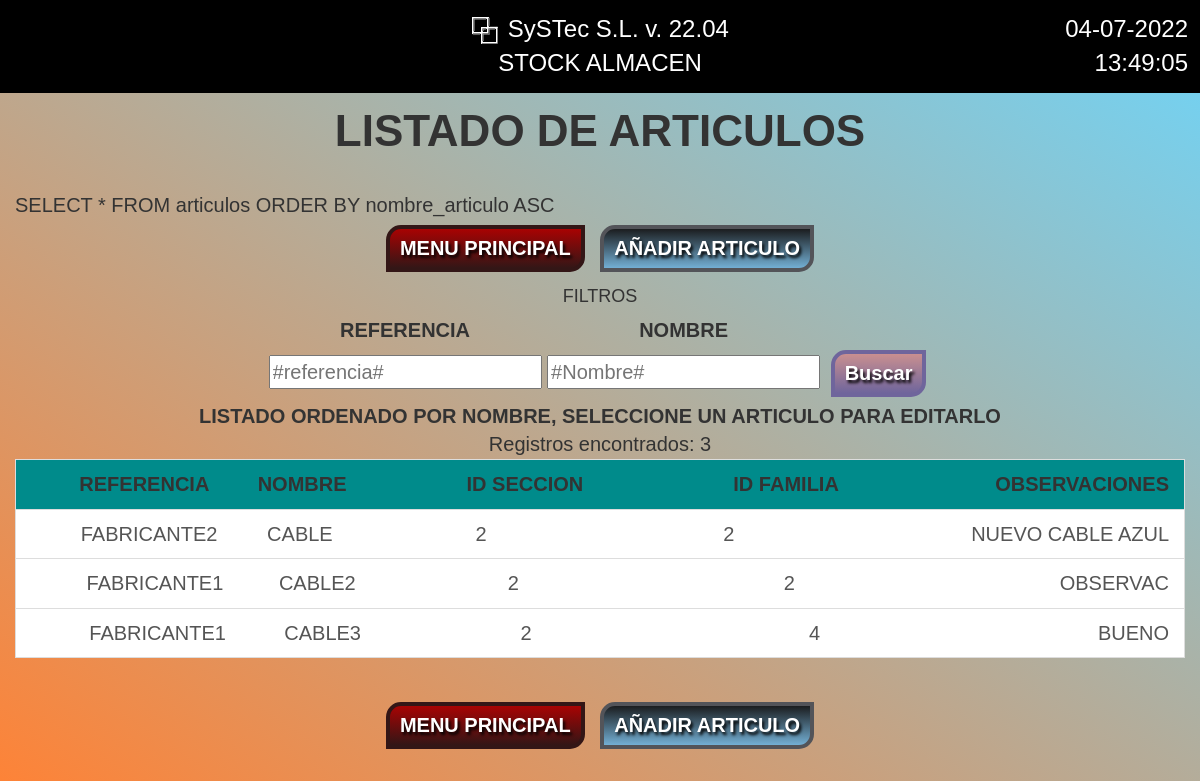
The page /articulos.php on the database its author committed.
### tables this page shows
CREATE TABLE IF NOT EXISTS `articulos` (
  `id` mediumint(8) UNSIGNED NOT NULL AUTO_INCREMENT,
  `id_seccion` mediumint(9) NOT NULL,
  `id_familia` mediumint(9) NOT NULL,
  `id_grupo` int(11) NOT NULL,
  `codigo` mediumint(9) NOT NULL,
  `nombre_articulo` varchar(50) DEFAULT NULL,
  `id_fabricante` mediumint(9) NOT NULL,
  `referencia_fabricante` char(50) DEFAULT NULL,
  `descripcion_fabricante` char(50) DEFAULT NULL,
  `ruta_foto` text,
  `observaciones` char(40) DEFAULT NULL,
  `propiedad1` text,
  `propiedad2` text,
  `propiedad3` text,
  `propiedad4` text,
  `propiedad5` text,
  `propiedad6` text,
  `propiedad7` text,
  `propiedad8` text,
  `propiedad9` text,
  `propiedad10` text,
  `propiedad11` text,
  PRIMARY KEY (`id`)
);

### modulos/datosBD.php (called while the page is built, shortened)
<?php
    function conectarBD(){
        try{
            $cn = new PDO(DB_PDO_CONNECTION, DB_USER, DB_PASSWORD);
            $cn->setAttribute(PDO::ATTR_ERRMODE, PDO::ERRMODE_EXCEPTION);
            $cn->setAttribute(PDO::ATTR_EMULATE_PREPARES, false);
            return $cn;
        }catch(Exception $e){
            echo "ConectarBD: ".$e->getMessage();
            return null;
        }
    }
    function consultaListadoSQL($ConsultaSQL){
        try {
            $cn = conectarBD();
            $resultado = $cn->query($ConsultaSQL);
            $resultado->setFetchMode(PDO::FETCH_ASSOC);
            $listado = $resultado->fetchAll();
            return $listado;
        }catch(Exception $e){
            echo "consultaListadoSQL: ".$e->getMessage();
            return null;
        }
    }
?>

### articulos.php (the view, shortened to what this page needs)
<?php
require_once("modulos/datosBD.php");
require_once("modulos/html.php");
if (isset($_POST["opcion"])) {
    $cuerpo = menuOpciones();
} else if (isset($_GET["id"])) {
    $cuerpo = mostrarRegistro("MOSTRAR");
} else {
    $cuerpo = mostrarListado();
}
$estiloContenedor = "container-fluid";
mostrarHTML();
function recuperarDatosPOST()
{
    $CURSOR = iniciarCampos();
    $CURSOR["f_referencia"]             = isset($_POST["f_referencia"])         ? $_POST["f_referencia"] : "";
    $CURSOR["f_nombre"]                 = isset($_POST["f_nombre"])             ? $_POST["f_nombre"]     : "";
    $CURSOR["id"]                       = isset($_GET["id"])                    ? $_GET["id"]               : 0;
    $CURSOR["referencia_fabricante"]    = isset($_POST["referencia_fabricante"])? $_POST["referencia_fabricante"]   : "";
    $CURSOR["nombre_articulo"]          = isset($_POST["nombre_articulo"])      ? $_POST["nombre_articulo"]         : "";
    $CURSOR["id_seccion"]               = isset($_POST["id_seccion"])           ? $_POST["id_seccion"]              : "";
    $CURSOR["id_familia"]               = isset($_POST["id_familia"])           ? $_POST["id_familia"]              : "";
    $CURSOR["observaciones"]            = isset($_POST["observaciones"])        ? $_POST["observaciones"]           : "";
    return $CURSOR;
}
function iniciarCampos()
{
    $CURSOR["f_referencia"]      = "";
    $CURSOR["f_nombre"]   = "";
    $CURSOR["id"]                       = "";
    $CURSOR["referencia_fabricante"]    = "";
    $CURSOR["nombre_articulo"]          = "";
    $CURSOR["id_seccion"]               = "";
    $CURSOR["id_familia"]               = "";
    $CURSOR["observaciones"]            = "";
    return $CURSOR;
}
function mostrarListado()
{
    try {
        $filtro = formarFiltro();
        $CURSOR = recuperarDatosPOST();
        $titulo = "LISTADO DE ARTICULOS";
        $ConsultaSQL = "SELECT * FROM articulos {$filtro} ORDER BY nombre_articulo ASC";
        $listado = consultaListadoSQL($ConsultaSQL);
        $listado_articulos = Listado_Sencillo($listado);
        $texto = <<<EOF
                <br>
				{$ConsultaSQL}
                <center>
                    <input type="submit" name="opcion" value="MENU PRINCIPAL" class="btn-cancelar" />
                    <input type="submit" name="opcion" value="AÑADIR ARTICULO" class="btn-normal" />
                </center>
                <div class="centrado">
                    <h4 class="texto-destacado">FILTROS</h4>
                    <div class="borde-sombra">
                        <div class="caja-en-linea">
                            <p class="negrita">REFERENCIA</p>
                            <input type="text" title="Introduzca la referencia o parte de el" id="f_referencia" name="f_referencia" placeholder="#referencia#" value="{$CURSOR["f_referencia"]}">
                        </div>
                        <div class="caja-en-linea">
                            <p class="negrita">NOMBRE</p>
                            <input type="text" title="Introduzca el nombre o parte de el" id="f_nombre" name="f_nombre" placeholder="#Nombre#" value="{$CURSOR["f_nombre"]}">
                        </div>
                        <div class="btn-group ficha-detalle" role="group">
                            <button type="submit" id="opcion" name="opcion" class="btn-buscar" value="F_SUBMIT">
                            Buscar
                            </button>
                        </div>
                    <div class="centrado negrita">
                        LISTADO ORDENADO POR NOMBRE, SELECCIONE UN ARTICULO PARA EDITARLO
                    </div>
                    {$listado_articulos}
                    <p class="clearfix"></p>
                </div>
                <p class="clearfix"></p>
                <center>
                    <input type="submit" name="opcion" value="MENU PRINCIPAL" class="btn-cancelar" />
                    <input type="submit" name="opcion" value="AÑADIR ARTICULO" class="btn-normal" />
                </center>
EOF;
        return $texto;
    } catch (Exception $e) {
        return "Mostrar Listado: " . $e->getMessage();
    }
}
function Listado_Sencillo($listado)
{
    $lista = "";
    $num_registros = "Registros encontrados: 0";
    if (!empty($listado)) {
        $num_registros = "Registros encontrados: " . count($listado);
        foreach ($listado as $fila) {
            $id = $fila["id"];
            $referencia = $fila["referencia_fabricante"];
            $nombre = $fila["nombre_articulo"];
            $id_seccion = $fila["id_seccion"];
            $id_familia = $fila["id_familia"];
            $observaciones = $fila["observaciones"];
            $lista .= <<<EOF
                    <a href="?id={$id}" class="list-group-item resaltar_link">
                        <table class="ancho-total" >
                            <tr>
                                <td class="centrado" width="300">{$referencia}</td>
                                <td class="izquierda truncate" width="300">{$nombre}</td>
                                <td class="izquierda truncate" width="400">{$id_seccion}</td>
                                <td class="izquierda truncate" width="400">{$id_familia}</td>
                                <td class="izquierda truncate" width="*">{$observaciones}</td>
                            </tr>
                        </table>
                    </a>
EOF;
        }
    }
    return <<<EOF
            {$num_registros}
            <div class="list-group-item fondo-cyan-oscuro">
                <table class="ancho-total">
                    <tr class="">
                        <th class="centrado" width="300">REFERENCIA</th>
                        <th class="izquierda" width="300">NOMBRE</th>
                        <th class="izquierda" width="400">ID SECCION</th>
                        <th class="izquierda" width="400">ID FAMILIA</th>
                        <th class="izquierda" width="*">OBSERVACIONES</th>
                    </tr>
                </table>
            </div>
            {$lista}
EOF;
}
function formarFiltro()
{
    $CURSOR = recuperarDatosPOST();
    $texto = "";
    $a_filtro = array();
    return $texto;
}

### modulos/html.php (shortened to what this page needs)
<?php
    $titulo = "";
    $cuerpo = "";
    $estiloContenedor = "";
    $formSubmit = "";
    $javaScripts = "";
    $scriptsExtras = "";
    function mostrarHTML() {
        try {
            global $menu, $pagina, $titulo, $estiloContenedor,
                    $cuerpo, $formSubmit, $locationSubmit,
                    $javaScripts, $scriptsExtras, $ruta_cabecera;
            if($ruta_cabecera == "../") {
                $ruta = $ruta_cabecera;
            } else {
                $ruta = "";
            }
            $version_title = "STOCK ALMACEN - v. 2022.04";
            $version_app = "SySTec S.L. v. 22.04";
            $nom= "STOCK ALMACEN";
            $dia_sistema = date("d-m-Y");
            $hora_sistema = date("H:i:s");
            echo <<<EOF
<!DOCTYPE html>
<html lang="es">
    <head>
        <link rel="icon" href="{$ruta}res/favicon.ico">
        <title>{$version_title}</title>
        <link rel="stylesheet" href="{$ruta}jquery-ui-1.12.1/jquery-ui.min.css">
        <link rel="stylesheet" href="{$ruta}jquery-confirm-3.3.4/jquery-confirm.min.css">
        <link rel="stylesheet" href="{$ruta}jquery-editable-select-2.2.5/jquery-editable-select.min.css">
        <link rel="stylesheet" href="{$ruta}bootstrap-3.3.7/css/bootstrap.min.css">
        <link rel="stylesheet" href="{$ruta}css/estilos.css">
    </head>
    <body>
        <form id="formulario" name="formulario" method="post" action="{$formSubmit}">
            <div class="cabecera">
                <div class="container-fluid">
                    <div class="row">
                        <div class="col-sm-2 quitar-padding">
                        </div>
                        <div class="col-sm-8 quitar-padding centrado">
                            <span><img src="{$ruta}res/logo-inverso.png" class="imagen-logo"/></span> {$version_app}<br>
                            {$nom}
                        </div>
                        <div class="col-sm-2 quitar-padding derecha">
                            <div id="dia-sistema">{$dia_sistema}</div>
                            <div id="hora-sistema">{$hora_sistema}</div>
                        </div>
                    </div>
                </div>
            </div>
            <div class="relleno-cabecera"></div>
            <div class="{$estiloContenedor}">
                <div class="titulo-pagina">{$titulo}</div>
                {$cuerpo}
            </div>
        </form>
        <script src="{$ruta}jquery-3.4.1/jquery.min.js"></script>
        <script src="{$ruta}jquery-ui-1.12.1/jquery-ui.min.js"></scrip>
        <script src="{$ruta}jquery-confirm-3.3.4/jquery-confirm.min.js"></script>
        <script src="{$ruta}jquery-editable-select-2.2.5/jquery-editable-select.min.js"></script>
        <script src="{$ruta}bootstrap-3.3.7/js/bootstrap.min.js"></script>
        <script src="{$ruta}js/funciones.js"></script>
                    window.location.href = "{$locationSubmit}";
            {$javaScripts}
        {$scriptsExtras}
    </body>
</html>
EOF;
        }catch(Exception $e){
            echo $e->getMessage();
        }
    }
?>

### css/estilos.css (style rules this page uses)
html, body { height: 100%; background: #6DD5FA fixed; background: linear-gradient(to top right, #FF8235, #6DD5FA) fixed; }
html, body { font-family: Arial; font-size: 20px; }
.imagen-logo { .height: 1.5em; }
.relleno-cabecera { height: 5em; }
.cabecera, .pie { position: fixed; background: black; color: white; font-size: 1.2em; padding: 0.5em; width: 100%; z-index: 10; }
.cabecera { top: 0; }
.quitar-padding { padding-left: 0; padding-right: 0; }
.clearfix { padding-bottom: 0.5em; }
.ancho-total { width: 100%!Important; }
.centrado { text-align: center; }
.izquierda { text-align: left!Important; }
.derecha { text-align: right!Important; }
.negrita { font-weight: bold!important; }
.titulo-pagina { font-size: 2.2em; font-weight: bold; .margin-top: 1em; text-align: center; }
.btn-normal, .btn-buscar, .btn-cancelar { .margin: 0.50em 0.50em 0.50em 0em; margin: 0.25em; padding: 0.25em 0.50em; border-top-left-radius: 15px; border-top-right-radius: 0px; border-bottom-left-radius: 0px; border-bottom-right-radius: 15px; text-shadow: 2px 3px 3px #030303; font-family: Arial; color: #ffffff; font-size: 20px; font-weight: bold; text-align: center!Important; .transition: border 1s; .transition: box-shadow 1s; .transition: text-shadow 2s; .transition:color 2s; text-decoration: none; }
.btn-buscar { background: #C98F90; background-image: linear-gradient(to top, #6F659C, #C98F90); border: solid #6F659C 4px; }
.btn-normal { background: #1b1d1f; background-image: linear-gradient(to bottom, #1b1d1f, #73afd4); border: solid #535459 4px; }
.btn-cancelar { background: #A80303; background-image: linear-gradient(to bottom, #A80303, #331616); border: solid #331616 4px; }
.caja-en-linea { display: inline-block; }
.truncate { white-space: nowrap; overflow: hidden; text-overflow: ellipsis; }
.fondo-cyan-oscuro { background: DarkCyan!Important; }

### rows shown on the page
articulos: referencia_fabricante "FABRICANTE2", nombre_articulo "CABLE", id_seccion "2", id_familia "2", observaciones "NUEVO CABLE AZUL"
articulos: referencia_fabricante "FABRICANTE1", nombre_articulo "CABLE2", id_seccion "2", id_familia "2", observaciones "OBSERVAC"
articulos: referencia_fabricante "FABRICANTE1", nombre_articulo "CABLE3", id_seccion "2", id_familia "4", observaciones "BUENO"

### other values the page prints
$version_app "SySTec S.L. v. 22.04"
$nom "STOCK ALMACEN"
$titulo "LISTADO DE ARTICULOS"
$ConsultaSQL "SELECT * FROM articulos ORDER BY nombre_articulo ASC"
$num_registros "Registros encontrados: 3"
